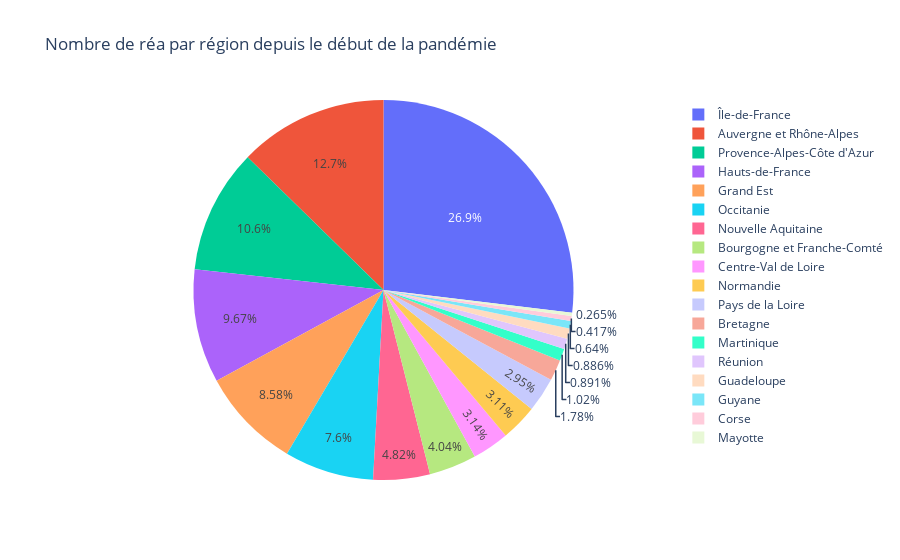

Notebook source saved alongside this figure:
### Code cell
fig_pie_incid_rea = px.pie(df2, values='incid_rea', names='region', title='Nombre de réa par région depuis le début de la pandémie')
fig_pie_incid_rea .show()

### Figure 1 — Plotly figure (JSON) as saved in the notebook; plotly's stock layout.template omitted (floating-point values rounded to 4 significant figures)
{"data": [{"domain": {"x": [0, 1], "y": [0, 1]}, "hovertemplate": "region=%{label}<br>incid_rea=%{value}<extra></extra>", "labels": ["Auvergne et Rhône-Alpes", "Bourgogne et Franche-Comté", "Bretagne", "Centre-Val de Loire", "Corse", "Grand Est", "Guadeloupe", "Guyane", "Hauts-de-France", "Martinique", "Mayotte", "Normandie", "Nouvelle Aquitaine", "Occitanie", "Pays de la Loire", "Provence-Alpes-Côte d'Azur", "Réunion", "Île-de-France"], "legendgroup": "", "name": "", "showlegend": true, "type": "pie", "values": [14613, 4653, 2057, 3620, 481, 9892, 1021, 738, 11149, 1179, 306, 3580, 5557, 8765, 3397, 12200, 1027, 31025]}], "layout": {"legend": {"tracegroupgap": 0}, "title": {"text": "Nombre de réa par région depuis le début de la pandémie"}}}
